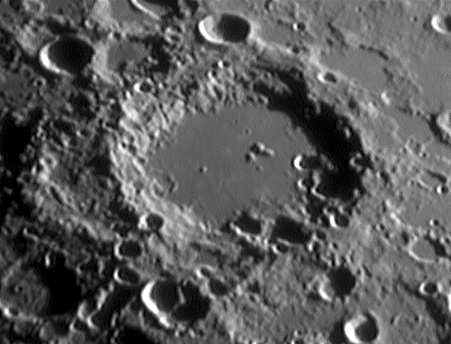
#> input picture Tutorials/example_images_week3/moon1.jpg, 451 x 344 px; the run also reads 3 pictures not shown here
$ jupyter execute --allow-errors AMME5710_week3_tutorial.ipynb   (shell and % lines are left out)   (older library calls are emulated)
#> lines starting #> are read from the running program, lines starting #| are printed output that depends on the picture; after the words box and inside, x2 and y2 are one past the last pixel; in counts of white or black regions, pixels touching at a corner belong together
# AMME5710 Week 3 Tutorial

This activity is to be completed during the Week 3 tutorial. When you have completed the activity, you will need to show your results to the tutor who will check your work and that you have sufficiently completed the task: this needs to be completed during the tutorial time, so make sure you are ready to show the tutors your work during the last hour of the tutorial.

**Tutorial Objectives and Instructions**:
- This tutorial will introduce you to concepts in morphological image analysis, spatial image filtering and edge detection.
- You should step through the example code snippets which explain and demonstrate the use of relevant functions in OpenCV.
- At the end of the notebook, there are several activities/exercises you will need to complete yourself. You can choose to:
    - Complete these inside the tutorial Jupyter Notebook using python code blocks
    - Write your own python code/scripts to produce the results requested

At any time, you can review the OpenCV documentation [https://docs.opencv.org/4.9.0/index.html](https://docs.opencv.org/4.9.0/index.html)l

[cell 1]
# Import required modules
import cv2
import numpy as np
from matplotlib import pyplot as plt

## 1. Image Morphology Operations

During the Week 3 lecture, we discussed several techniques for enhancing and measuring properties from binary images, that would typically arise from thresholding operations. OpenCV provides several functions and methods that can be used for computing morphological operations on images, identifying distinct image regions and measuring their properties.

## Image Morphological Transformations in OpenCV
The functions "cv2.erode" and "cv2.dilate" provide simple erosion and dilation operations on binary images. For more complex morphological operations that compose multiple basis operations together (such as opening and closing), OpenCV provide the function "cv2.morphologyEx", which takes an input image, operation type and a kernel and returns the processed image:
```
output_image = cv2.morphologyEx(img, operation_type, kernel)
```
The "operation_type" is an OpenCV constant representing the type of operation (see [OpenCV Morphtypes](https://docs.opencv.org/4.9.0/d4/d86/group__imgproc__filter.html#ga7be549266bad7b2e6a04db49827f9f32)). The kernel can be any square numpy array of type uint8 which contains values of zeros or ones to indicate the shape of a desired structuring element. A kernel can also be built using the function "cv2.getStructuringElement" which allows the user to provide the desired shape type and size of the structuring element/kernel.

## Connected Components in OpenCV
Connected component analysis determines which regions in a binary image are connected/reachable from each other and can be used to identify single disconnected objects in a binary image. OpenCV provides the implementation:
```
num_components, label_img = cv2.connectedComponents(binary_img)
```
Which inputs a binary image and returns a "label_img", which contains the connected components of an image, as well as a number representing the number of components found. The algorithm cycles through each thresholded pixel and performs a “flood-fill”, until all pixels are labelled. This produces an image where pixels for a given blob have a common label number.

OpenCV also provides the function "cv2.connectedComponentsWithStats" which additionally returns shape properties associated with each identified component including the centroid, bounding box coordinates and area of each component:
```
(num_components, label_img, stats, centroids) = cv2.connectedComponentsWithStats(binary_img)
```
where "stats" is a numpy array which contains a number of properties/stats for each component. These can be accessed in the form "stats[i,property]" where "i" is the component index and "property" is an OpenCV constant corresponding to the property (see [ConnectedComponentTypes](https://docs.opencv.org/4.x/d3/dc0/group__imgproc__shape.html#gac7099124c0390051c6970a987e7dc5c5)). For example, "stats[i, cv2.CC_STAT_AREA]" returns the computed area of component "i" (other types include CC_STAT_LEFT, CC_STAT_TOP, CC_STAT_WIDTH, CC_STAT_HEIGHT, CC_STAT_AREA).

## Contour finding in OpenCV
OpenCV provides the functions "cv2.findContours" and "cv2.drawContours" for extracting image contours and displaying them. Contours are sets of points that describe the boundary of (typically) binary regions in images, and can be used to assess their shape properties. Contours can be found using:
```
contours, hierarchy = cv2.findContours(binary_img, retrieval_mode, approx_mode)
```
where "retrieval_mode" and "approx_mode" configure the type of method used to extract the contour and approximate it's point set (see [OpenCV Retreival Modes](https://docs.opencv.org/3.4/d3/dc0/group__imgproc__shape.html#ga819779b9857cc2f8601e6526a3a5bc71) and [OpenCV Contour Approximation Modes](https://docs.opencv.org/3.4/d3/dc0/group__imgproc__shape.html#ga4303f45752694956374734a03c54d5ff)). For example:
```
contours, hierarchy = cv2.findContours(binary_img, cv2.RETR_TREE, cv2.CHAIN_APPROX_SIMPLE)
```
Finds all contours using a tree-based format and returns point sets in the contours that remove redundant points along lines and other straight segments. The return variable "contours" contains a list of extracted contours, where each contour contains a list of the points that make up the contour as a numpy array.

The function "cv2.drawContours" can be used to visualise contours by drawing them to an image:
```
cv2.drawContours(im_draw, contours, index, colour, width)
```
where "im_draw" is the image that is annotated, "contours" is a list of extracted contours, "index" is the index of the list to draw (-1 to draw all contours) and colour and width control how the contour lines are drawn.

The code below illustrates some example application of these functions:

[cell 2]
# Load an image and threshold using Otsu's method
im = cv2.imread('example_images_week3/figures.jpg')
#> (the rest of this cell did not finish here and is left out)

#> (a cell that did not finish here is left out)

[cell 4]
# Notice that 27 different contours have been found
# Many of these are the boundaries of "noisy" pixels in the binary thresholded image
# (see the square towards the bottom right of the image)

# We can remove these by performing some morphological operations (opening and closing) on the binary image first
kernel = cv2.getStructuringElement(cv2.MORPH_ELLIPSE,(10,10))
#> (the rest of this cell did not finish here and is left out)

OpenCV provide a variety of functions that can be used for calculating spatial properties of contours, such as the centroid, area, perimeter, convex hull, box/circle/ellipse fitting etc. The OpenCV documentation provides some additional examples on these functions here:
[https://docs.opencv.org/3.4/dd/d49/tutorial_py_contour_features.html](https://docs.opencv.org/3.4/dd/d49/tutorial_py_contour_features.html)

#> (a cell that did not finish here is left out)

## 2. Image Filtering

During the Week 3 lecture, we discussed image filtering. During filtering, a filter kernel is passed across every location in the image and used to compute a new image based on the interaction of the kernel with the image data. For linear filters, the resulting output value g(x,y) at each pixel is a weighted sum of the pixels underlying the kernel in each location (i.e. from f(x,y)), weighted by the corresponding values in the kernel itself h:

For non-linear filters, the operation performed can be more general. For example, a median filter computes at each pixel location the median of the values from the original image data that lie within the kernel mask.

OpenCV provides a variety of functions for image filtering:
- 'filter2D': perform linear filtering of an input image with a specified kernel.
- 'blur' or 'boxFilter': perform averaging filtering by specifying a kernel size.
- 'GaussianBlur': applies linear filtering with a Gaussian kernel.
- 'medianBlur': applies a median filter of a specified kernel size.

These functions are provided with an input image and different filtering options and return the filtered image. These functions return an image at the same dimensions as the input by producing pseudo-pixel data at the edges/border of the image when applying the filter. Several different options are available including treating pixels of the edge of the image as constant or as a reflected copy of the image data itself. See [OpenCV BORDER_TYPES](https://docs.opencv.org/4.9.0/d2/de8/group__core__array.html#ga209f2f4869e304c82d07739337eae7c5) for more details on border types available.

The code below illustrates some example application of these functions:

[cell 6]
# Apply some different filters to an image
img = cv2.imread('example_images_week3/moon1.jpg')
#> img is the input picture: shape (344, 451, 3); min 0, max 255, mean 89.6

kernel = (1/25.0)*np.ones((5,5)) # Create averaging filter kernel
im_filtered = cv2.filter2D(img, -1, kernel, borderType=cv2.BORDER_REFLECT_101)
# see: https://docs.opencv.org/4.9.0/d4/d86/group__imgproc__filter.html#ga27c049795ce870216ddfb366086b5a04

# (input image, kernel_size, sigma_x (leave as zero to automatically compute) )
im_filtered_gauss = cv2.GaussianBlur(img, (5,5), 0)

plt.figure(figsize=(12, 7))
plt.subplot(131)
plt.imshow(img)
plt.title('Original Image')
plt.xticks([]), plt.yticks([])

plt.subplot(132)
plt.imshow(im_filtered)
plt.title('Averaging Filtered (5x5)')
plt.xticks([]), plt.yticks([])

plt.subplot(133)
plt.imshow(im_filtered_gauss)
plt.title('Gaussian Filtered (5x5)')
plt.xticks([]), plt.yticks([])

plt.show()

## 3. Image Edge Detection
Edges are locations in images at which the image intensity (or colour) changes sharply and are of interest in analysing images as they can correspond to the boundaries of objects or occluding contours. Edges correspond to high frequency regions of the image, and hence filters based on computing first and second-order derivative can be used to find edges. OpenCV provides several functions for identifying edges in images, include Sobel edge detectors (cv2.Sobel) and Canny edge detectors (cv2.Canny).

One simple strategy for finding edges is through the use of a Sobel kernel, which is used to approximate the gradient of an image. This can be achieved by constructing a 3x3 Sobel kernel (see Lecture notes Week 3) and filtering the image using 'cv2.filter2D', or by using the function 'cv2.Sobel', for example:
```
im_edges = cv2.Sobel(im, cv2.CV_64F, 1, 0, ksize=3)
```
Calculates the response of the input image 'im' to a 3x3 sobel kernel that approximates the first deriviative in the x-direction of the image. The second argument to 'Sobel' is the desired image data depth (which we set to 'cv2.CV_64F' to return the filtered output as a floating point representation, as filtered outputs can potentially taken on large positive or negative values). The third and fourth arguements represent the order of the derivative in the x and y directions (e.g. 'cv2.Sobel(im, cv2.CV_64F, 0, 1)' calculates the first order derivative in the y-direction), and the parameter 'ksize' specifies the kernel size to use.

Once a gradient is approximated in the x and y directions, you can calculate the overall magnitude (root sum of the squares) of the gradient vector and threshold this value to identify edges. The direction of the edge can also be computed from the components of the gradient vector (e.g. using the numpy function 'arctan2').

OpenCV also provides the function 'cv2.Canny' for computing the output from a Canny edge detection process. For example:
```
edges = cv2.Canny(im, 100, 100)
```
returns an image 'edges' which contains values of 255 for pixels that detected as edges using the input grayscale image 'im'. The second and third parameters correspond to the weak and strong thresholds used to threshold edges (all remaining pixels are either above the strong threshold or above the weak threshold AND connected to a strong pixel). 'Canny' also provide an additional optional arguement 'apertureSize' (default 3) which can be used to control the size of the Sobel kernel used during gradient approximation.

# Exercise/Activities to Complete
The following activities should be completed during the Friday tutorial and shown to your tutor to be marked off.

## Exercise 1: Basic object detection/counting

Load up the image "coins001.png". Write code to detect and count the number of coins in the image.
- Start by thresholding the image into coins vs. background: you might like to try using an Otsu thresholding method or develop your own threshold values
- Apply morphological operations, connected component analysis and/or contour finding to isolate each coin
- Use these methods to try and detect and count the number of coins in the image

[cell 7]
# Write your code here, or in a separate python script
# Load an image and threshold using Otsu's method
coins = cv2.imread('example_images_week3/coins001.png')
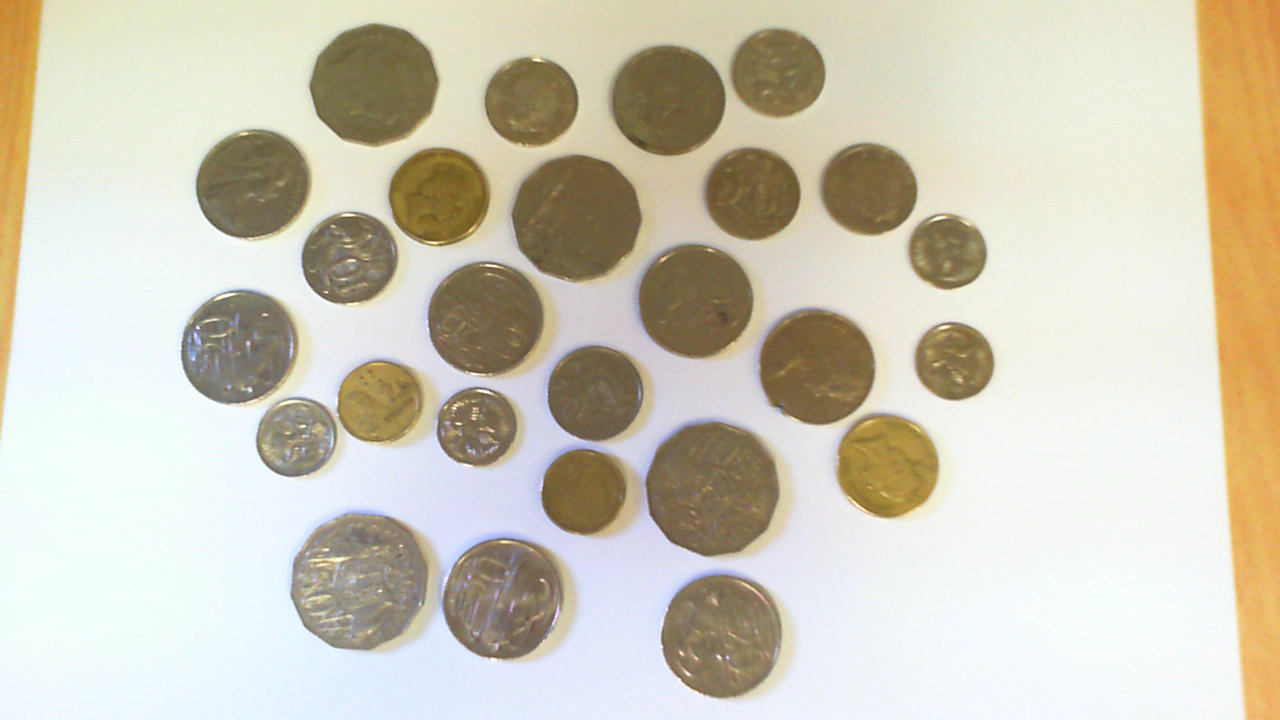
#> input picture Tutorials/example_images_week3/coins001.png, 1280 x 720 px
#> coins is the input picture: shape (720, 1280, 3); mean B, G, R 184, 201.2, 206.6
coins_gray = cv2.cvtColor(coins, cv2.COLOR_RGB2GRAY)
thresh_val_used, thresh_coins1 = cv2.threshold(coins_gray, 0, 255, cv2.THRESH_BINARY+cv2.THRESH_OTSU)
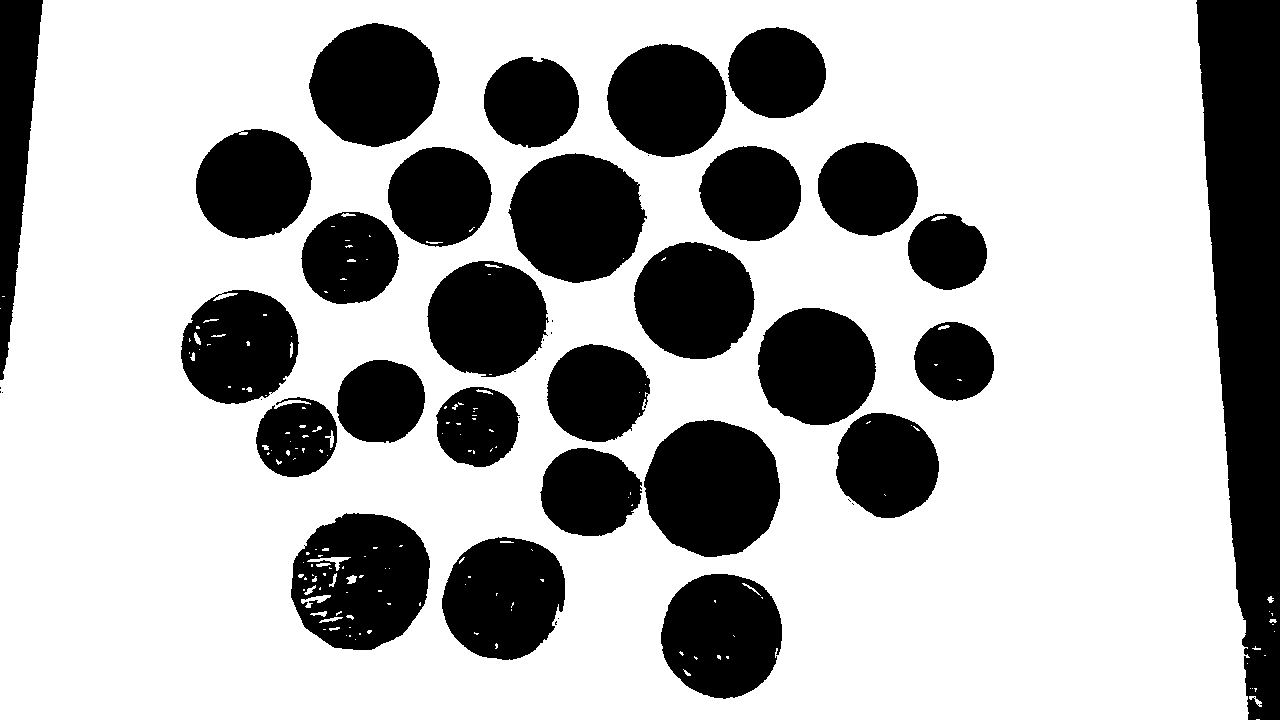
#> thresh_coins1: shape (720, 1280); 69.1% white; 42 black regions (14 under 20 px), largest, box (x1, y1, x2, y2) and area: (1196, 0, 1280, 720) 42499, (644, 420, 780, 557) 14509, (291, 513, 430, 650) 14032
#> thresh_val_used = 174

plt.imshow(thresh_coins1, 'gray') # show the thresholded image

[cell 8]
# Contour finding
# We can remove these by performing some morphological operations (opening and closing) on the binary image first
kernel = cv2.getStructuringElement(cv2.MORPH_ELLIPSE,(10,10))
thresh_coins2 = cv2.morphologyEx(thresh_coins1, cv2.MORPH_OPEN, kernel)
#> thresh_coins2: shape (720, 1280); 68.7% white; 22 black regions, largest, box (x1, y1, x2, y2) and area: (1197, 0, 1280, 720) 42047, (541, 345, 781, 558) 29487, (759, 309, 940, 519) 19449
thresh_coins2 = cv2.morphologyEx(thresh_coins2, cv2.MORPH_CLOSE, kernel)
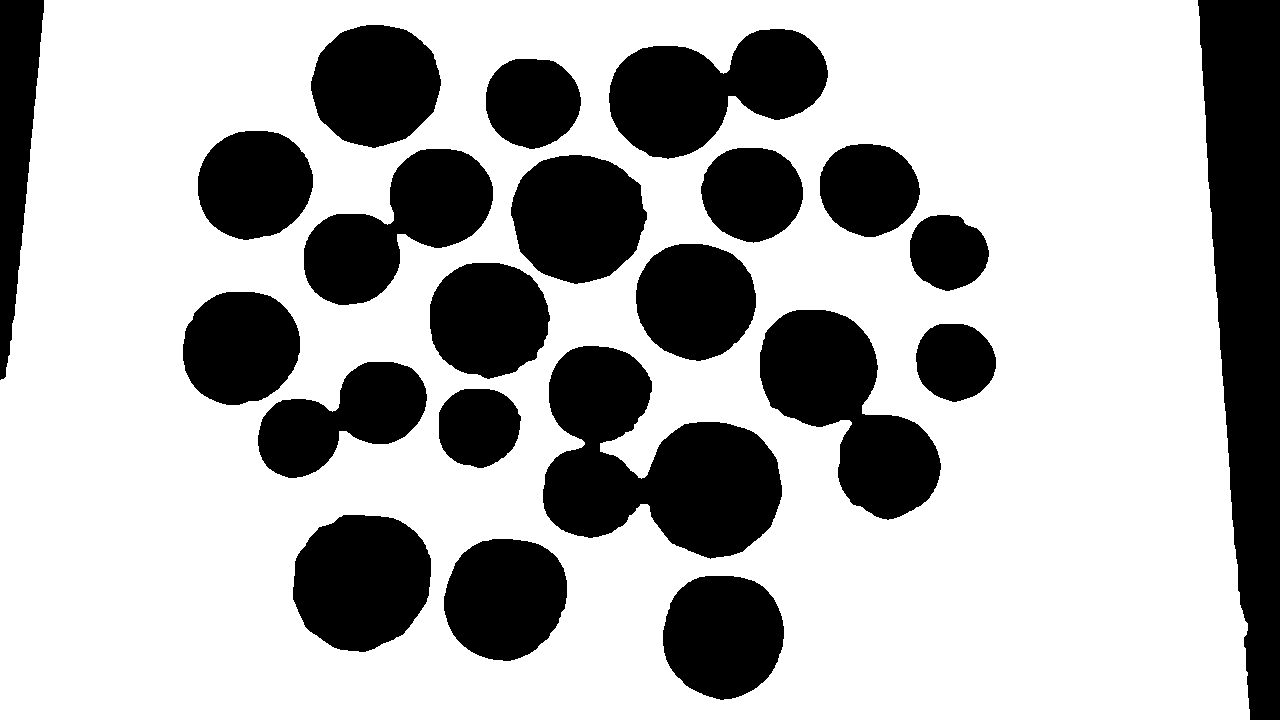
#> thresh_coins2: shape (720, 1280); 68.8% white; 22 black regions

# Calculate contours in the binary image (re-calculated on cleaned-up binary image)
contours, hierarchy = cv2.findContours(thresh_coins2, cv2.RETR_TREE, cv2.CHAIN_APPROX_SIMPLE)
#> contours = 21 contours; largest, box (x1, y1, x2, y2) and area: (0, 0, 1250, 720) 868299, (542, 345, 783, 560) 29896, (759, 309, 942, 521) 19716, (608, 28, 829, 160) 17916, (303, 148, 494, 306) 15506

# draw these contours to the image and display the number of extracted contours
coins_temp = thresh_coins2.copy()
coins_temp = cv2.cvtColor(coins_temp, cv2.COLOR_GRAY2RGB)
#> coins_temp: shape (720, 1280, 3); 68.8% white; 22 black regions, largest, box (x1, y1, x2, y2) and area: (1198, 0, 1280, 720) 41389, (543, 346, 782, 559) 29451, (760, 310, 941, 520) 19404
cv2.drawContours(coins_temp, contours, -1, (0,255,0), 3) # draw using bright green
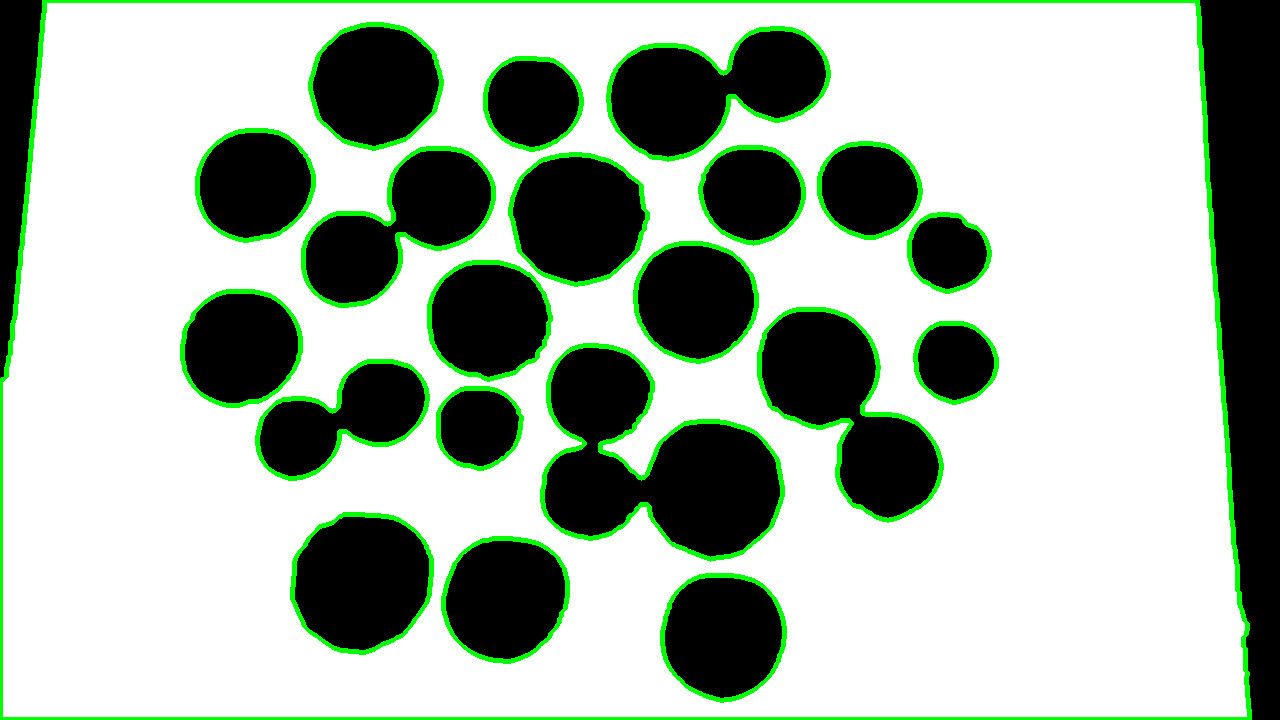
#> coins_temp: shape (720, 1280, 3); mean B, G, R 165.8, 180.4, 165.8

plt.imshow(coins_temp, 'gray') # show the thresholded image

print("Number of contours found: %d"%(len(contours)))
#| Number of contours found: 21
#> (the rest of the program and of its run is left out)
